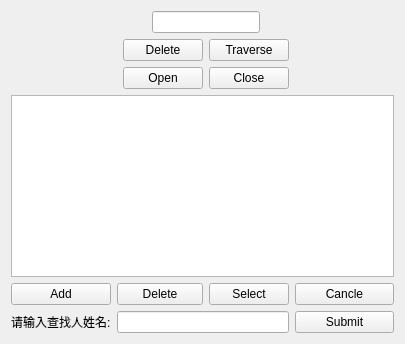
<?xml version="1.0" encoding="UTF-8"?>
<ui version="4.0">
 <class>Widget</class>
 <widget class="QWidget" name="Widget">
  <property name="geometry">
   <rect>
    <x>0</x>
    <y>0</y>
    <width>405</width>
    <height>344</height>
   </rect>
  </property>
  <property name="windowTitle">
   <string>Widget</string>
  </property>
  <layout class="QGridLayout" name="gridLayout">
   <item row="0" column="0" colspan="3">
    <spacer name="horizontalSpacer">
     <property name="orientation">
      <enum>Qt::Horizontal</enum>
     </property>
     <property name="sizeHint" stdset="0">
      <size>
       <width>128</width>
       <height>20</height>
      </size>
     </property>
    </spacer>
   </item>
   <item row="0" column="3" colspan="2">
    <widget class="QLineEdit" name="lineEdit"/>
   </item>
   <item row="0" column="5" colspan="2">
    <spacer name="horizontalSpacer_2">
     <property name="orientation">
      <enum>Qt::Horizontal</enum>
     </property>
     <property name="sizeHint" stdset="0">
      <size>
       <width>160</width>
       <height>20</height>
      </size>
     </property>
    </spacer>
   </item>
   <item row="1" column="0" colspan="2">
    <spacer name="horizontalSpacer_3">
     <property name="orientation">
      <enum>Qt::Horizontal</enum>
     </property>
     <property name="sizeHint" stdset="0">
      <size>
       <width>92</width>
       <height>20</height>
      </size>
     </property>
    </spacer>
   </item>
   <item row="1" column="2" colspan="2">
    <widget class="QPushButton" name="pushButton_Delete">
     <property name="text">
      <string>Delete</string>
     </property>
    </widget>
   </item>
   <item row="1" column="4" colspan="2">
    <widget class="QPushButton" name="pushButton_Traverse">
     <property name="text">
      <string>Traverse</string>
     </property>
    </widget>
   </item>
   <item row="1" column="6">
    <spacer name="horizontalSpacer_4">
     <property name="orientation">
      <enum>Qt::Horizontal</enum>
     </property>
     <property name="sizeHint" stdset="0">
      <size>
       <width>123</width>
       <height>20</height>
      </size>
     </property>
    </spacer>
   </item>
   <item row="2" column="0" colspan="2">
    <spacer name="horizontalSpacer_5">
     <property name="orientation">
      <enum>Qt::Horizontal</enum>
     </property>
     <property name="sizeHint" stdset="0">
      <size>
       <width>92</width>
       <height>20</height>
      </size>
     </property>
    </spacer>
   </item>
   <item row="2" column="2" colspan="2">
    <widget class="QPushButton" name="pushButton_Open">
     <property name="text">
      <string>Open</string>
     </property>
    </widget>
   </item>
   <item row="2" column="4" colspan="2">
    <widget class="QPushButton" name="pushButton_Close">
     <property name="text">
      <string>Close</string>
     </property>
    </widget>
   </item>
   <item row="2" column="6">
    <spacer name="horizontalSpacer_6">
     <property name="orientation">
      <enum>Qt::Horizontal</enum>
     </property>
     <property name="sizeHint" stdset="0">
      <size>
       <width>123</width>
       <height>20</height>
      </size>
     </property>
    </spacer>
   </item>
   <item row="4" column="0">
    <widget class="QPushButton" name="pushButton_Add">
     <property name="text">
      <string>Add</string>
     </property>
    </widget>
   </item>
   <item row="4" column="4" colspan="2">
    <widget class="QPushButton" name="pushButton_Select">
     <property name="text">
      <string>Select</string>
     </property>
    </widget>
   </item>
   <item row="4" column="6">
    <widget class="QPushButton" name="pushButton_Cancle">
     <property name="text">
      <string>Cancle</string>
     </property>
    </widget>
   </item>
   <item row="5" column="0">
    <widget class="QLabel" name="label">
     <property name="text">
      <string>请输入查找人姓名:</string>
     </property>
    </widget>
   </item>
   <item row="5" column="6">
    <widget class="QPushButton" name="pushButton_Submit">
     <property name="text">
      <string>Submit</string>
     </property>
    </widget>
   </item>
   <item row="3" column="0" colspan="7">
    <widget class="QTableView" name="tableView"/>
   </item>
   <item row="4" column="1" colspan="3">
    <widget class="QPushButton" name="pushButton_Delete_view">
     <property name="text">
      <string>Delete</string>
     </property>
    </widget>
   </item>
   <item row="5" column="1" colspan="5">
    <widget class="QLineEdit" name="lineEdit_2"/>
   </item>
  </layout>
 </widget>
 <layoutdefault spacing="6" margin="11"/>
 <resources/>
 <connections/>
</ui>
